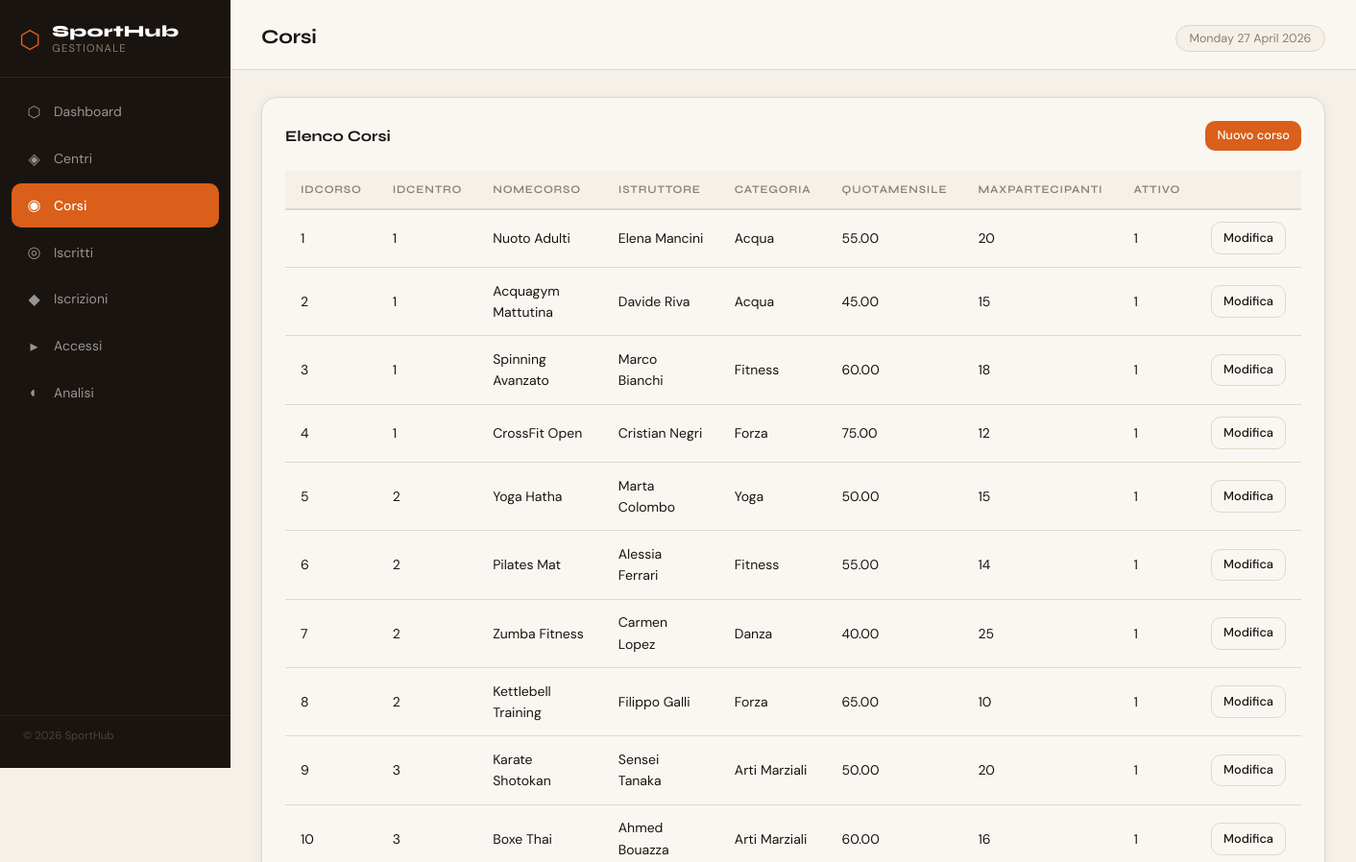
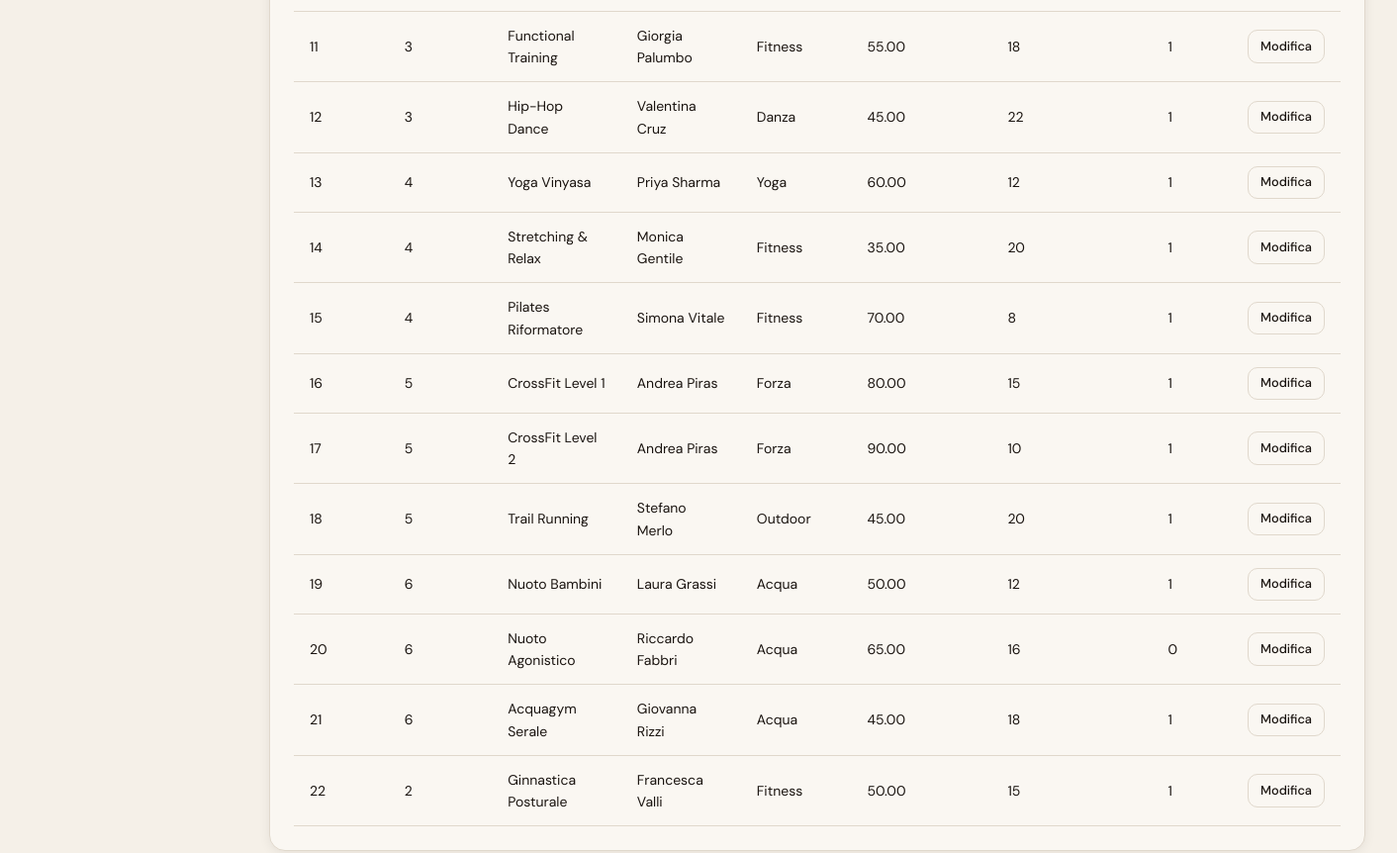
/corsi.php, run on the app's committed database (2 pictures, top to bottom).
### tables this page shows
CREATE TABLE CORSI (
  idCorso          INT AUTO_INCREMENT PRIMARY KEY,
  idCentro         INT          NOT NULL,
  nomeCorso        VARCHAR(100) NOT NULL,
  istruttore       VARCHAR(100) NOT NULL,
  categoria        ENUM('Acqua','Fitness','Arti Marziali','Danza','Yoga','Forza','Outdoor') NOT NULL,
  quotaMensile     DECIMAL(8,2) NOT NULL,
  maxPartecipanti  INT          NOT NULL,
  attivo           TINYINT(1)   NOT NULL DEFAULT 1,
  FOREIGN KEY (idCentro) REFERENCES CENTRI(idCentro) ON DELETE CASCADE
);

### corsi.php (the view, shortened to what this page needs)
<?php
require_once __DIR__ . '/config.php';
include __DIR__ . '/header.php';
function fetchRows(PDO $pdo, string $table, int $limit = 200): array {
    try {
        $stmt = $pdo->query("SELECT * FROM `" . str_replace('`','',$table) . "` LIMIT " . (int)$limit);
        return $stmt->fetchAll();
    } catch (PDOException $e) {
        return [];
    }
}
$rows = fetchRows($pdo, 'corsi', 200);
?>
<section class="card">
  <div class="card-header">
    <div class="card-title">Elenco Corsi</div>
    <div>
      <a href="#" class="btn btn-primary btn-sm">Nuovo corso</a>
    </div>
  </div>
  <div class="table-wrap">
    <?php if (empty($rows)): ?>
      <div class="alert alert-info">Nessun corso trovato (tabella <code>corsi</code> vuota o non presente).</div>
    <?php else: ?>
      <table>
        <thead>
          <tr>
            <?php foreach (array_keys($rows[0]) as $col): ?>
              <th><?= htmlspecialchars($col) ?></th>
            <?php endforeach; ?>
            <th></th>
          </tr>
        </thead>
        <tbody>
          <?php foreach ($rows as $r): ?>
          <tr>
            <?php foreach ($r as $val): ?>
              <td><?= htmlspecialchars((string)$val) ?></td>
            <?php endforeach; ?>
            <td><a class="btn btn-outline btn-sm" href="#">Modifica</a></td>
          </tr>
          <?php endforeach; ?>
        </tbody>
      </table>
    <?php endif; ?>
  </div>
</section>
<?php include __DIR__ . '/footer.php';

### style.css (style rules this page uses)
*, *::before, *::after { box-sizing: border-box; margin: 0; padding: 0; }
:root { --cream: #f5f0e8; --paper: #faf7f2; --ink: #1a1410; --ink-mid: #4a4038; --ink-soft: #8a7e70; --orange: #d95f1a; --orange-lt:#f5813e; --orange-bg:#fef0e6; --green: #2d6a4f; --green-lt: #52b788; --green-bg: #e9f5ed; --red: #c0392b; --red-bg: #fdecea; --amber: #d97706; --amber-bg: #fef3c7; --border: #e0d8cc; --shadow: 0 2px 12px rgba(26,20,16,.07); --shadow-md:0 6px 28px rgba(26,20,16,.10); --sidebar-w:240px; --radius: 10px; --radius-lg:16px; }
html, body { height: 100%; }
body { font-family: 'DM Sans', system-ui, sans-serif; background: var(--cream); color: var(--ink); font-size: 15px; line-height: 1.6; display: flex; }
.card { background: var(--paper); border: 1px solid var(--border); border-radius: var(--radius-lg); padding: 1.5rem; box-shadow: var(--shadow); }
.card-header { display: flex; align-items: center; justify-content: space-between; margin-bottom: 1.25rem; }
.card-title { font-family: 'Syne', sans-serif; font-weight: 700; font-size: 1rem; color: var(--ink); }
.table-wrap { overflow-x: auto; }
table { width: 100%; border-collapse: collapse; font-size: .875rem; }
thead th { text-align: left; padding: .65rem 1rem; font-family: 'Syne', sans-serif; font-weight: 600; font-size: .72rem; text-transform: uppercase; letter-spacing: .07em; color: var(--ink-soft); background: var(--cream); border-bottom: 2px solid var(--border); white-space: nowrap; }
tbody tr { border-bottom: 1px solid var(--border); transition: background .12s; }
tbody td { padding: .8rem 1rem; color: var(--ink); vertical-align: middle; }
tbody td:last-child { white-space: nowrap; }
.btn { display: inline-flex; align-items: center; gap: .4rem; padding: .55rem 1.1rem; border-radius: var(--radius); font-family: 'DM Sans', sans-serif; font-size: .875rem; font-weight: 500; cursor: pointer; border: none; text-decoration: none; transition: all .16s ease; white-space: nowrap; }
.btn-primary { background: var(--orange); color: #fff; }
.btn-outline { background: transparent; color: var(--ink); border: 1.5px solid var(--border); }
.btn-sm { padding: .35rem .75rem; font-size: .8rem; }

### data on the page
corsi: val "1", nomeCorso "Nuoto Adulti", istruttore "Elena Mancini", categoria "Acqua", quotaMensile "55.00", maxPartecipanti "20"
corsi: idCorso "2", val "1", nomeCorso "Acquagym Mattutina", istruttore "Davide Riva", categoria "Acqua", quotaMensile "45.00", maxPartecipanti "15"
corsi: idCorso "3", val "1", nomeCorso "Spinning Avanzato", istruttore "Marco Bianchi", categoria "Fitness", quotaMensile "60.00", maxPartecipanti "18"
corsi: idCorso "4", val "1", nomeCorso "CrossFit Open", istruttore "Cristian Negri", categoria "Forza", quotaMensile "75.00", maxPartecipanti "12"
corsi: idCorso "5", idCentro "2", nomeCorso "Yoga Hatha", istruttore "Marta Colombo", categoria "Yoga", quotaMensile "50.00", maxPartecipanti "15", attivo "1"
corsi: idCorso "6", idCentro "2", nomeCorso "Pilates Mat", istruttore "Alessia Ferrari", categoria "Fitness", quotaMensile "55.00", maxPartecipanti "14", attivo "1"
corsi: idCorso "7", idCentro "2", nomeCorso "Zumba Fitness", istruttore "Carmen Lopez", categoria "Danza", quotaMensile "40.00", maxPartecipanti "25", attivo "1"
corsi: idCorso "8", idCentro "2", nomeCorso "Kettlebell Training", istruttore "Filippo Galli", categoria "Forza", quotaMensile "65.00", maxPartecipanti "10", attivo "1"
corsi: idCorso "9", idCentro "3", nomeCorso "Karate Shotokan", istruttore "Sensei Tanaka", categoria "Arti Marziali", quotaMensile "50.00", maxPartecipanti "20", attivo "1"
corsi: idCorso "10", idCentro "3", nomeCorso "Boxe Thai", istruttore "Ahmed Bouazza", categoria "Arti Marziali", quotaMensile "60.00", maxPartecipanti "16", attivo "1"
corsi: idCorso "11", idCentro "3", nomeCorso "Functional Training", istruttore "Giorgia Palumbo", categoria "Fitness", quotaMensile "55.00", maxPartecipanti "18", attivo "1"
corsi: idCorso "12", idCentro "3", nomeCorso "Hip-Hop Dance", istruttore "Valentina Cruz", categoria "Danza", quotaMensile "45.00", maxPartecipanti "22", attivo "1"
corsi: idCorso "13", idCentro "4", nomeCorso "Yoga Vinyasa", istruttore "Priya Sharma", categoria "Yoga", quotaMensile "60.00", maxPartecipanti "12", attivo "1"
corsi: idCorso "14", idCentro "4", nomeCorso "Stretching & Relax", istruttore "Monica Gentile", categoria "Fitness", quotaMensile "35.00", maxPartecipanti "20", attivo "1"
corsi: idCorso "15", idCentro "4", nomeCorso "Pilates Riformatore", istruttore "Simona Vitale", categoria "Fitness", quotaMensile "70.00", maxPartecipanti "8", attivo "1"
corsi: idCorso "16", idCentro "5", nomeCorso "CrossFit Level 1", istruttore "Andrea Piras", categoria "Forza", quotaMensile "80.00", maxPartecipanti "15", attivo "1"
corsi: idCorso "17", idCentro "5", nomeCorso "CrossFit Level 2", istruttore "Andrea Piras", categoria "Forza", quotaMensile "90.00", maxPartecipanti "10", attivo "1"
corsi: idCorso "18", idCentro "5", nomeCorso "Trail Running", istruttore "Stefano Merlo", categoria "Outdoor", quotaMensile "45.00", maxPartecipanti "20", attivo "1"
corsi: idCorso "19", idCentro "6", nomeCorso "Nuoto Bambini", istruttore "Laura Grassi", categoria "Acqua", quotaMensile "50.00", maxPartecipanti "12", attivo "1"
corsi: idCorso "20", idCentro "6", nomeCorso "Nuoto Agonistico", istruttore "Riccardo Fabbri", categoria "Acqua", quotaMensile "65.00", maxPartecipanti "16", attivo "0"
corsi: idCorso "21", idCentro "6", nomeCorso "Acquagym Serale", istruttore "Giovanna Rizzi", categoria "Acqua", quotaMensile "45.00", maxPartecipanti "18", attivo "1"
corsi: idCorso "22", idCentro "2", nomeCorso "Ginnastica Posturale", istruttore "Francesca Valli", categoria "Fitness", quotaMensile "50.00", maxPartecipanti "15", attivo "1"

### other printed values
$item['icon'] "⬡"
$item['label'] "Dashboard"
$item['icon'] "◈"
$item['label'] "Centri"
$item['icon'] "◉"
$item['label'] "Corsi"
$item['icon'] "◎"
$item['label'] "Iscritti"
$item['icon'] "◆"
$item['label'] "Iscrizioni"
$item['icon'] "▸"
$item['label'] "Accessi"
$item['icon'] "◐"
$item['label'] "Analisi"
$pageTitle "Corsi"
